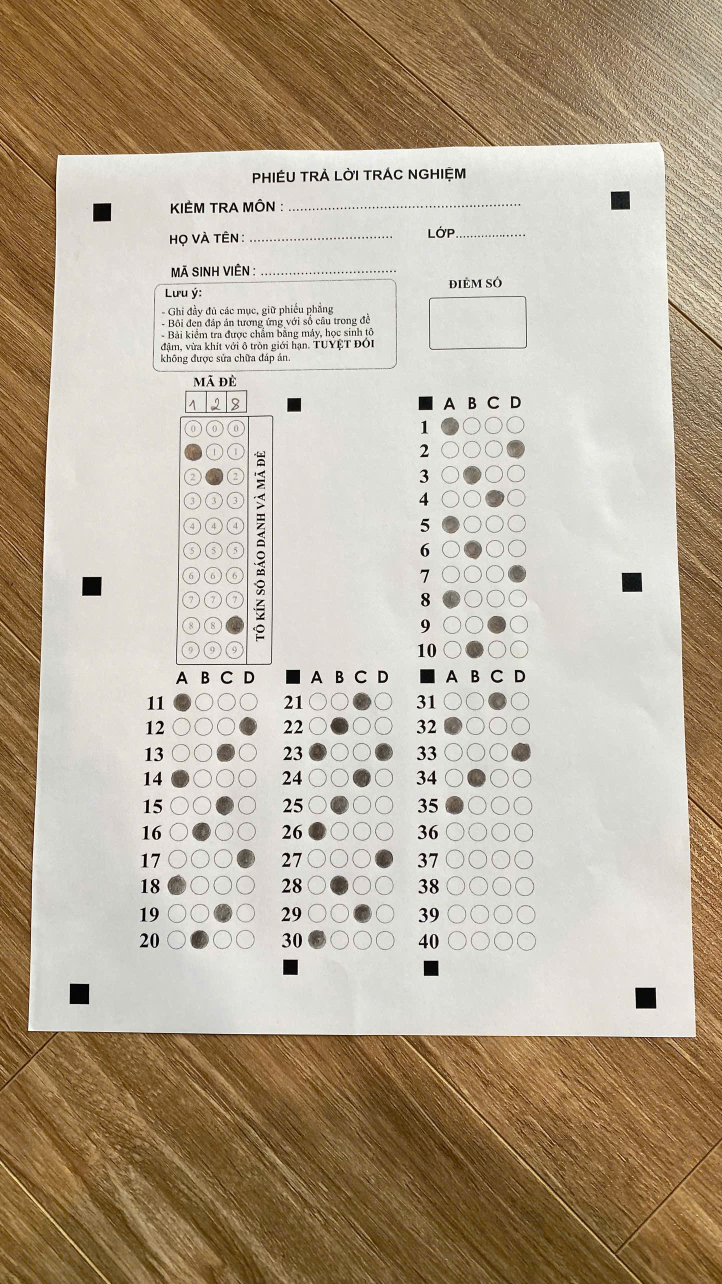
#> input picture phieu_mau.jpg, 1444 x 2568 px (shown at 1/2 size)
$ python -i functions.py   (imports and definitions only)
#> lines starting #> are read from the running program, lines starting #| are printed output that depends on the picture; after the words box and inside, x2 and y2 are one past the last pixel; in counts of white or black regions, pixels touching at a corner belong together
import cv2
import numpy as np
import util

# Kích thước chuẩn hóa
widthImg = 600
heightImg = 800


# [6 lines left out: function preProcess, not called in this run]


def find_corner_markers(img):
    """
    Tìm 4 marker vuông đen ở 4 GÓC NGOÀI CÙNG của phiếu.
    Chọn 4 marker ở vị trí xa nhất về 4 góc.
    Thử nhiều threshold khác nhau để tăng độ robust.
    """
    gray = cv2.cvtColor(img, cv2.COLOR_BGR2GRAY)
    h, w = img.shape[:2]
    img_area = w * h

    # Thử nhiều giá trị threshold
    threshold_values = [100, 120, 80, 140, 60]

    for thresh_val in threshold_values:
        _, thresh = cv2.threshold(gray, thresh_val, 255, cv2.THRESH_BINARY_INV)

        # Làm sạch noise
        kernel = np.ones((3, 3), np.uint8)
        thresh = cv2.morphologyEx(thresh, cv2.MORPH_CLOSE, kernel)

        contours, _ = cv2.findContours(thresh, cv2.RETR_EXTERNAL, cv2.CHAIN_APPROX_SIMPLE)

        # Điều chỉnh min/max area linh hoạt hơn
        min_area = img_area * 0.0002  # Giảm xuống
        max_area = img_area * 0.03    # Tăng lên

        square_contours = []

        for contour in contours:
            area = cv2.contourArea(contour)
            if min_area < area < max_area:
                peri = cv2.arcLength(contour, True)
                approx = cv2.approxPolyDP(contour, 0.04 * peri, True)

                if len(approx) == 4:
                    x, y, w_rect, h_rect = cv2.boundingRect(approx)
                    aspect_ratio = w_rect / float(h_rect) if h_rect > 0 else 0

                    # Linh hoạt hơn với aspect ratio
                    if 0.4 < aspect_ratio < 2.5:
                        center = (x + w_rect // 2, y + h_rect // 2)
                        square_contours.append({
                            'contour': approx,
                            'center': center,
                            'area': area,
                            'bbox': (x, y, w_rect, h_rect)
                        })

        if len(square_contours) < 4:
            continue

        # Tìm 4 marker ở 4 góc
        top_left = min(square_contours, key=lambda m: m['center'][0] + m['center'][1])
        top_right = max(square_contours, key=lambda m: m['center'][0] - m['center'][1])
        bottom_left = max(square_contours, key=lambda m: m['center'][1] - m['center'][0])
        bottom_right = max(square_contours, key=lambda m: m['center'][0] + m['center'][1])

        markers = [top_left, top_right, bottom_left, bottom_right]
        centers = [m['center'] for m in markers]

        # Giảm yêu cầu khoảng cách tối thiểu
        min_dist = min(w, h) * 0.25  # Giảm từ 0.3 xuống 0.25

        valid = True
        for i in range(4):
            for j in range(i + 1, 4):
                dist = np.sqrt((centers[i][0] - centers[j][0])**2 +
                              (centers[i][1] - centers[j][1])**2)
                if dist < min_dist:
                    valid = False
                    break
            if not valid:
                break

        if valid:
            return markers

    return None


def detect_paper_boundary(img):
    """
    Detect biên của phiếu bài thi với nhiều phương pháp fallback.
    Thử nhiều cách khác nhau để tăng độ robust.
    """
    h, w = img.shape[:2]
    img_area = w * h

    # Phương pháp 1: Tìm 4 marker góc (nếu có)
    markers = find_corner_markers(img)
    if markers is not None:
        pts = np.array([
            markers[0]['center'],
            markers[1]['center'],
            markers[2]['center'],
            markers[3]['center']
        ], dtype=np.float32)
        return pts, "markers"

    # Phương pháp 2: Canny với nhiều tham số khác nhau
    canny_params = [
        (50, 150),   # Mặc định
        (30, 100),   # Nhạy hơn
        (70, 200),   # Ít nhạy hơn
        (20, 80),    # Rất nhạy
    ]

    for canny_low, canny_high in canny_params:
        processed = preProcess(img, canny_low=canny_low, canny_high=canny_high)

        # Morphological operations để kết nối các cạnh
        kernel = np.ones((3, 3), np.uint8)
        processed = cv2.dilate(processed, kernel, iterations=1)
        processed = cv2.erode(processed, kernel, iterations=1)

        contours, _ = cv2.findContours(processed, cv2.RETR_EXTERNAL, cv2.CHAIN_APPROX_SIMPLE)

        # Thử với min_area thấp hơn (15%)
        min_area = img_area * 0.15

        for contour in sorted(contours, key=cv2.contourArea, reverse=True)[:10]:
            area = cv2.contourArea(contour)
            if area > min_area:
                peri = cv2.arcLength(contour, True)
                # Thử nhiều epsilon khác nhau
                for epsilon_factor in [0.02, 0.03, 0.015, 0.04]:
                    approx = cv2.approxPolyDP(contour, epsilon_factor * peri, True)
                    if len(approx) == 4:
                        pts = util.reorder(approx)
                        pts = pts.reshape(4, 2).astype(np.float32)
                        return pts, f"canny_{canny_low}_{canny_high}"

    # Phương pháp 3: Adaptive Threshold với nhiều tham số
    gray = cv2.cvtColor(img, cv2.COLOR_BGR2GRAY)

    adaptive_params = [
        (11, 2),   # Mặc định
        (15, 5),   # Block size lớn hơn
        (9, 2),    # Block size nhỏ hơn
        (21, 10),  # Aggressive
    ]

    for block_size, c_value in adaptive_params:
        blur = cv2.GaussianBlur(gray, (5, 5), 0)
        thresh = cv2.adaptiveThreshold(blur, 255, cv2.ADAPTIVE_THRESH_GAUSSIAN_C,
                                       cv2.THRESH_BINARY_INV, block_size, c_value)

        contours, _ = cv2.findContours(thresh, cv2.RETR_EXTERNAL, cv2.CHAIN_APPROX_SIMPLE)

        min_area = img_area * 0.15

        for contour in sorted(contours, key=cv2.contourArea, reverse=True)[:10]:
            area = cv2.contourArea(contour)
            if area > min_area:
                peri = cv2.arcLength(contour, True)
                for epsilon_factor in [0.02, 0.03, 0.015]:
                    approx = cv2.approxPolyDP(contour, epsilon_factor * peri, True)
                    if len(approx) == 4:
                        pts = util.reorder(approx)
                        pts = pts.reshape(4, 2).astype(np.float32)
                        return pts, f"adaptive_{block_size}"

    # Phương pháp 4: Simple threshold với nhiều giá trị
    for threshold_value in [127, 100, 150, 80, 180]:
        _, thresh = cv2.threshold(gray, threshold_value, 255, cv2.THRESH_BINARY_INV)

        # Làm sạch noise
        kernel = np.ones((5, 5), np.uint8)
        thresh = cv2.morphologyEx(thresh, cv2.MORPH_CLOSE, kernel)
        thresh = cv2.morphologyEx(thresh, cv2.MORPH_OPEN, kernel)

        contours, _ = cv2.findContours(thresh, cv2.RETR_EXTERNAL, cv2.CHAIN_APPROX_SIMPLE)

        min_area = img_area * 0.15

        for contour in sorted(contours, key=cv2.contourArea, reverse=True)[:10]:
            area = cv2.contourArea(contour)
            if area > min_area:
                peri = cv2.arcLength(contour, True)
                approx = cv2.approxPolyDP(contour, 0.02 * peri, True)
                if len(approx) == 4:
                    pts = util.reorder(approx)
                    pts = pts.reshape(4, 2).astype(np.float32)
                    return pts, f"threshold_{threshold_value}"

    # Phương pháp 5: Otsu's thresholding (tự động tìm threshold tốt nhất)
    blur = cv2.GaussianBlur(gray, (5, 5), 0)
    _, thresh = cv2.threshold(blur, 0, 255, cv2.THRESH_BINARY_INV + cv2.THRESH_OTSU)

    kernel = np.ones((5, 5), np.uint8)
    thresh = cv2.morphologyEx(thresh, cv2.MORPH_CLOSE, kernel)

    contours, _ = cv2.findContours(thresh, cv2.RETR_EXTERNAL, cv2.CHAIN_APPROX_SIMPLE)

    min_area = img_area * 0.15

    for contour in sorted(contours, key=cv2.contourArea, reverse=True)[:10]:
        area = cv2.contourArea(contour)
        if area > min_area:
            peri = cv2.arcLength(contour, True)
            approx = cv2.approxPolyDP(contour, 0.02 * peri, True)
            if len(approx) == 4:
                pts = util.reorder(approx)
                pts = pts.reshape(4, 2).astype(np.float32)
                return pts, "otsu"

    return None, None


# [60 lines left out: functions resize_for_detection, detect_and_warp, not called in this run]


# ============== ĐỊNH NGHĨA VÙNG DETECT ==============
# Vùng MÃ ĐỀ: 3 cột × 10 hàng (số 0-9)
MA_DE_REGION = {
    'x_start': 0.162,
    'x_end': 0.293,
    'y_start': 0.281,
    'y_end': 0.595
}

# Vùng CÂU 1-10: bên phải, cùng hàng với mã đề
QUESTIONS_1_10 = {
    'x_start': 0.650,
    'x_end': 0.812,
    'y_start': 0.285,
    'y_end': 0.602
}

# Vùng CÂU 11-20: cột trái dưới
QUESTIONS_11_20 = {
    'x_start': 0.154,
    'x_end': 0.322,
    'y_start': 0.631,
    'y_end': 0.957
}

# Vùng CÂU 21-30: cột giữa dưới
QUESTIONS_21_30 = {
    'x_start': 0.409,
    'x_end': 0.570,
    'y_start': 0.630,
    'y_end': 0.960
}

# Vùng CÂU 31-40: cột phải dưới
QUESTIONS_31_40 = {
    'x_start': 0.649,
    'x_end': 0.813,
    'y_start': 0.631,
    'y_end': 0.788
}


# [284 lines left out: functions get_region_coords, draw_debug_regions, draw_regions_with_custom_coords, read_ma_de, read_answer_block, read_answers and 3 more, not called in this run]

>>> import cv2
>>> picture = cv2.imread('phieu_mau.jpg')
#> picture is the input picture: shape (2568, 1444, 3); mean B, G, R 151, 170.8, 184.4
>>> result = detect_paper_boundary(picture)
#> in find_corner_markers, `gray = cv2.cvtColor(img, cv2.COLOR_BGR2GRAY)`:
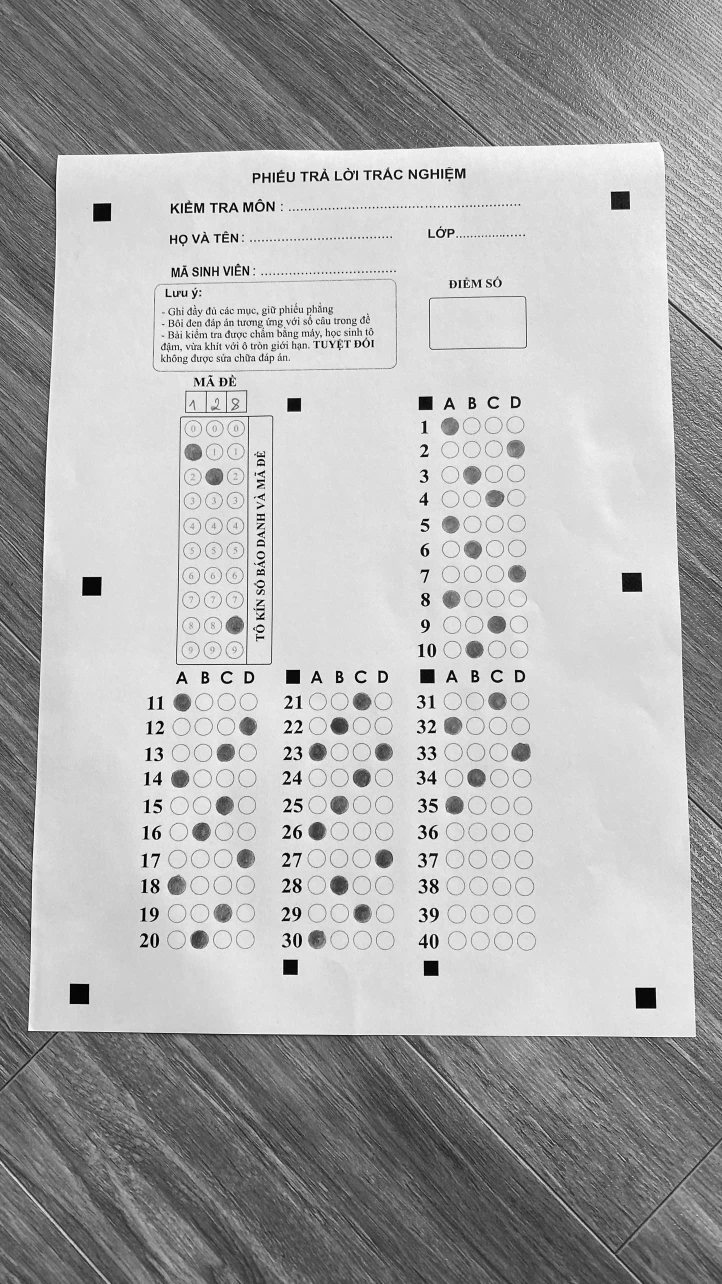
#> gray: shape (2568, 1444) (shown at 1/2 size); min 0, max 255, mean 172.6
#> the loop in find_corner_markers, `for thresh_val in threshold_values:` made 1 pass
#> pass 1, in find_corner_markers, `_, thresh = cv2.threshold(gray, thresh_val, 255, cv2.THRESH_BINARY_INV)`:
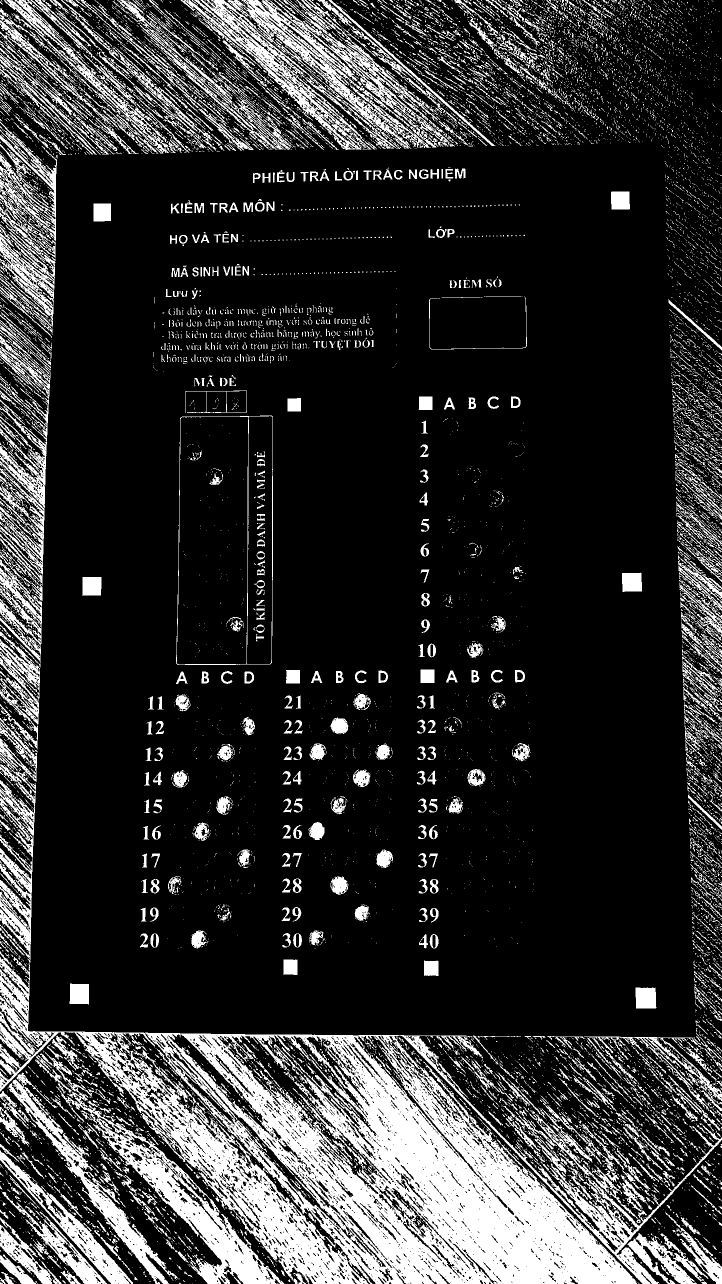
#> thresh: shape (2568, 1444) (shown at 1/2 size); 18.8% white; 12544 white regions (10905 under 20 px), largest, box (x1, y1, x2, y2) and area: (0, 1436, 1444, 2568) 281959, (361, 0, 910, 300) 40538, (80, 2104, 569, 2568) 26648
#> pass 1, in find_corner_markers, `thresh = cv2.morphologyEx(thresh, cv2.MORPH_CLOSE, kernel)`:
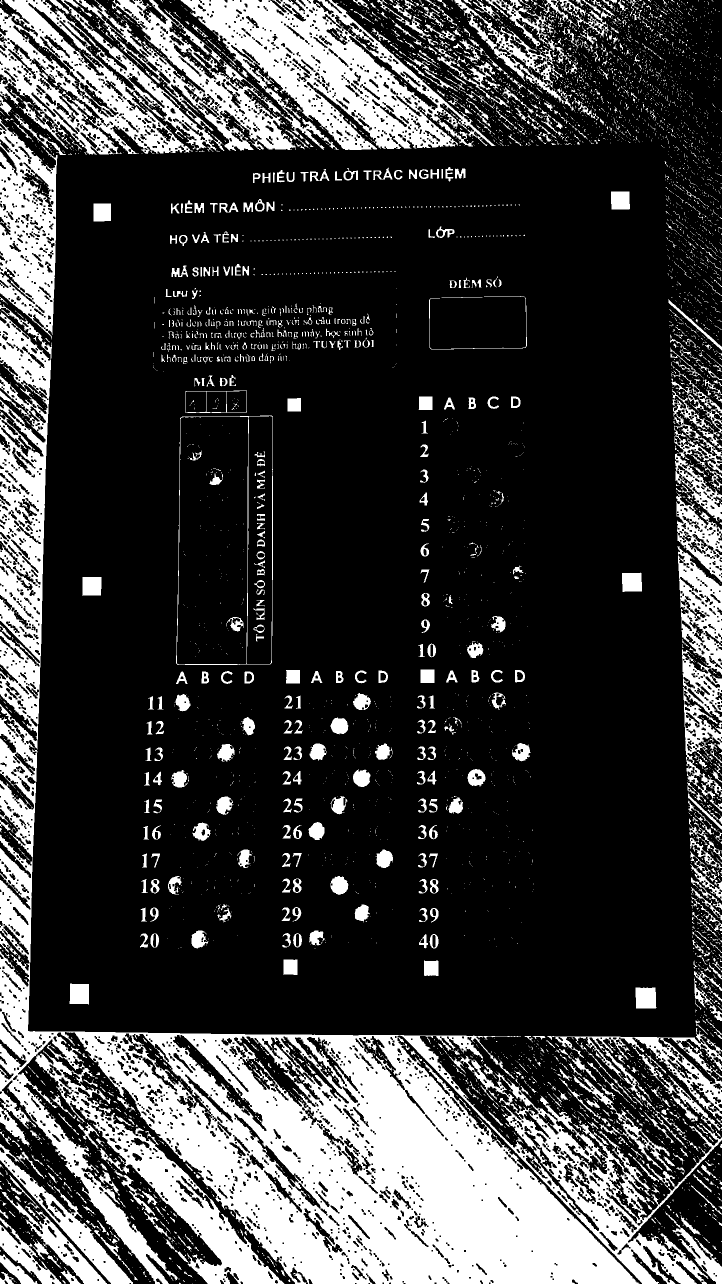
#> thresh: shape (2568, 1444) (shown at 1/2 size); 23.4% white; 6102 white regions (5204 under 20 px), largest, box (x1, y1, x2, y2) and area: (0, 609, 1444, 2568) 456863, (0, 0, 592, 309) 75607, (361, 0, 991, 300) 72178
#> in detect_paper_boundary, `markers = find_corner_markers(img)`: markers = 4 items
#> in detect_paper_boundary, `pts = np.array([ markers[0]['center'], markers[1]['center'], markers[2..`: pts = [[204, 425], [1241, 401], [158, 1988], [1291, 1996]]
#> result = ([[204, 425], [1241, 401], [158, 1988], [1291, 1996]], 'markers')
